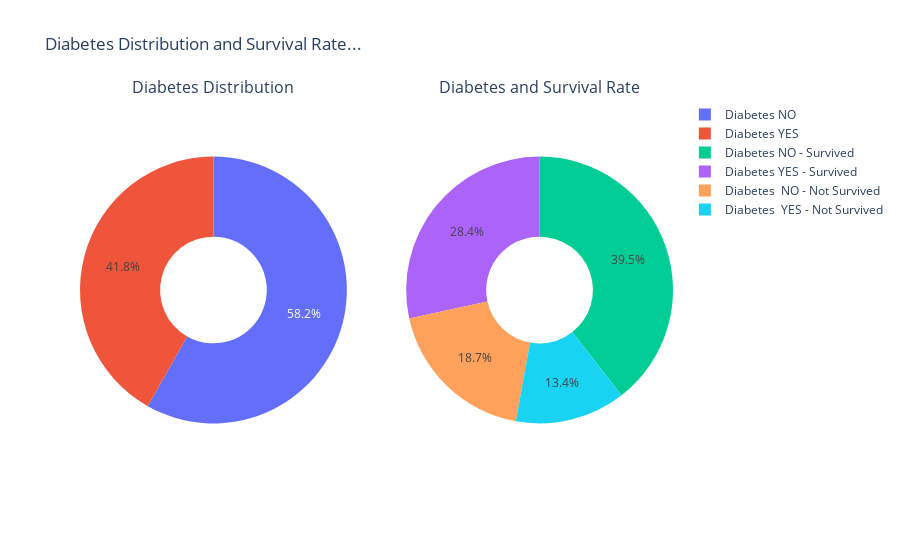

Notebook code for this chart:
### Code cell
# Create subplots: use 'domain' type for Pie subplot
fig = make_subplots(rows=1, cols=2, specs=[[{'type':'domain'}, {'type':'domain'}]], 
                    subplot_titles=['Diabetes Distribution', 'Diabetes and Survival Rate'])

labels1 = ["Diabetes YES", "Diabetes NO"]
values1 = [len(diabetes_yes), len(diabetes_no)]

labels2 = ['Diabetes YES - Survived','Diabetes  YES - Not Survived', 'Diabetes NO - Survived',
           'Diabetes  NO - Not Survived']
values2 = [len(diabetes_yes_survived), len(diabetes_yes_not_survived),
          len(diabetes_no_survived), len(diabetes_no_not_survived)]

fig.add_trace(go.Pie(labels=labels1, values=values1, name="Distribution of Diabetes"), 1, 1)
fig.add_trace(go.Pie(labels=labels2, values=values2, name='Diabetes & Survival'), 1, 2)

# Use `hole` to create a donut-like pie chart
fig.update_traces(hole=.4, hoverinfo="label+percent+name")

fig.update_layout(title_text="Diabetes Distribution and Survival Rate...")

fig.show()

### Figure 1 — Plotly figure (JSON) as saved in the notebook; plotly's stock layout.template omitted (floating-point values rounded to 4 significant figures)
{"data": [{"domain": {"x": [0, 0.45], "y": [0, 1]}, "hole": 0.4, "hoverinfo": "label+percent+name", "labels": ["Diabetes YES", "Diabetes NO"], "name": "Distribution of Diabetes", "type": "pie", "values": [125, 174]}, {"domain": {"x": [0.55, 1], "y": [0, 1]}, "hole": 0.4, "hoverinfo": "label+percent+name", "labels": ["Diabetes YES - Survived", "Diabetes  YES - Not Survived", "Diabetes NO - Survived", "Diabetes  NO - Not Survived"], "name": "Diabetes & Survival", "type": "pie", "values": [85, 40, 118, 56]}], "layout": {"annotations": [{"font": {"size": 16}, "showarrow": false, "text": "Diabetes Distribution", "x": 0.225, "xanchor": "center", "xref": "paper", "y": 1, "yanchor": "bottom", "yref": "paper"}, {"font": {"size": 16}, "showarrow": false, "text": "Diabetes and Survival Rate", "x": 0.775, "xanchor": "center", "xref": "paper", "y": 1, "yanchor": "bottom", "yref": "paper"}], "title": {"text": "Diabetes Distribution and Survival Rate..."}}}
